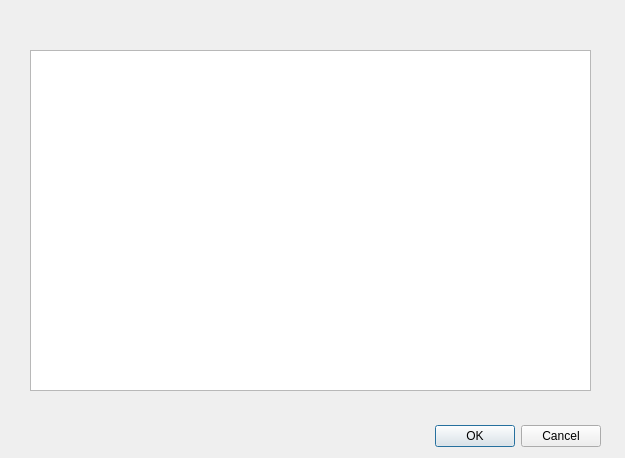
<?xml version="1.0" encoding="UTF-8"?>
<ui version="4.0">
 <class>ContractorsDialog</class>
 <widget class="QDialog" name="ContractorsDialog">
  <property name="geometry">
   <rect>
    <x>0</x>
    <y>0</y>
    <width>625</width>
    <height>458</height>
   </rect>
  </property>
  <property name="windowTitle">
   <string>Kontraktorzy</string>
  </property>
  <widget class="QDialogButtonBox" name="buttonBox">
   <property name="geometry">
    <rect>
     <x>20</x>
     <y>420</y>
     <width>581</width>
     <height>32</height>
    </rect>
   </property>
   <property name="orientation">
    <enum>Qt::Horizontal</enum>
   </property>
   <property name="standardButtons">
    <set>QDialogButtonBox::Cancel|QDialogButtonBox::Ok</set>
   </property>
  </widget>
  <widget class="QTableView" name="contractorsView">
   <property name="geometry">
    <rect>
     <x>30</x>
     <y>50</y>
     <width>561</width>
     <height>341</height>
    </rect>
   </property>
  </widget>
 </widget>
 <resources/>
 <connections>
  <connection>
   <sender>buttonBox</sender>
   <signal>accepted()</signal>
   <receiver>ContractorsDialog</receiver>
   <slot>accept()</slot>
   <hints>
    <hint type="sourcelabel">
     <x>248</x>
     <y>254</y>
    </hint>
    <hint type="destinationlabel">
     <x>157</x>
     <y>274</y>
    </hint>
   </hints>
  </connection>
  <connection>
   <sender>buttonBox</sender>
   <signal>rejected()</signal>
   <receiver>ContractorsDialog</receiver>
   <slot>reject()</slot>
   <hints>
    <hint type="sourcelabel">
     <x>316</x>
     <y>260</y>
    </hint>
    <hint type="destinationlabel">
     <x>286</x>
     <y>274</y>
    </hint>
   </hints>
  </connection>
 </connections>
</ui>
